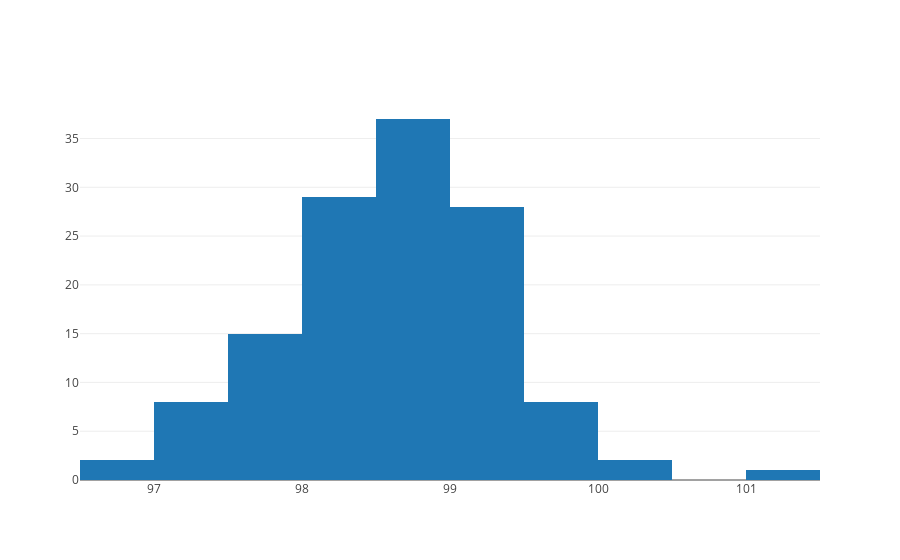

Notebook cell for this chart:
### Code cell
trace0 = go.Histogram(x=bootstrap, nbinsx=20)

iplot([trace0], filename='boostrap_hist.html')

### Figure 1 — Plotly figure (JSON) as saved in the notebook; plotly's stock layout.template omitted (floating-point values rounded to 4 significant figures; data arrays with more than 128 entries replaced by an {"elided": "..."} marker saying what was removed)
{"data": [{"nbinsx": 20, "type": "histogram", "uid": "532c6e7e-92f9-11e9-a974-e442a6f8adc6", "x": {"elided": "130 float values"}}], "layout": {}}
